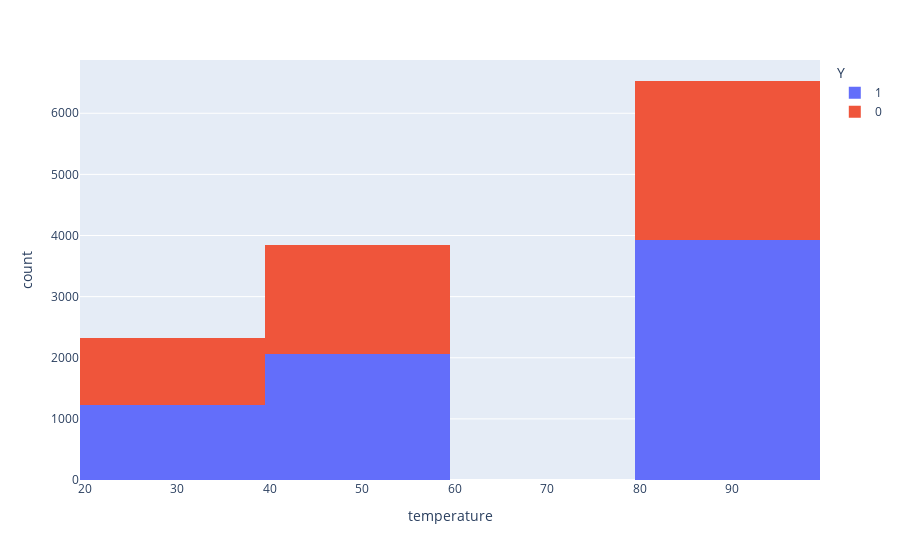

Notebook cell for this chart:
### Markdown cell above
6. Use a histogram to visualize the temperature column.

### Code cell
px.histogram(data, x="temperature", color = "Y")

### Figure 1 — Plotly figure (JSON) as saved in the notebook; plotly's stock layout.template omitted (floating-point values rounded to 4 significant figures; data arrays with more than 128 entries replaced by an {"elided": "..."} marker saying what was removed)
{"data": [{"alignmentgroup": "True", "bingroup": "x", "hovertemplate": "Y=1<br>temperature=%{x}<br>count=%{y}<extra></extra>", "legendgroup": "1", "marker": {"color": "#636efa", "pattern": {"shape": ""}}, "name": "1", "offsetgroup": "1", "orientation": "v", "showlegend": true, "type": "histogram", "x": {"elided": "7210 int values"}, "xaxis": "x", "yaxis": "y"}, {"alignmentgroup": "True", "bingroup": "x", "hovertemplate": "Y=0<br>temperature=%{x}<br>count=%{y}<extra></extra>", "legendgroup": "0", "marker": {"color": "#EF553B", "pattern": {"shape": ""}}, "name": "0", "offsetgroup": "0", "orientation": "v", "showlegend": true, "type": "histogram", "x": {"elided": "5474 int values"}, "xaxis": "x", "yaxis": "y"}], "layout": {"barmode": "relative", "legend": {"title": {"text": "Y"}, "tracegroupgap": 0}, "margin": {"t": 60}, "xaxis": {"anchor": "y", "domain": [0, 1], "title": {"text": "temperature"}}, "yaxis": {"anchor": "x", "domain": [0, 1], "title": {"text": "count"}}}}
